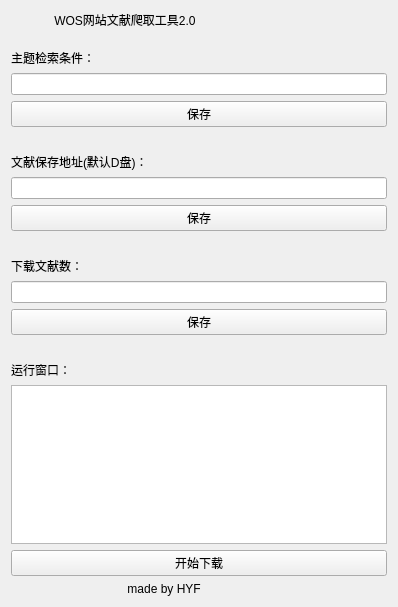
<?xml version="1.0" encoding="UTF-8"?>
<ui version="4.0">
 <class>Form</class>
 <widget class="QWidget" name="Form">
  <property name="geometry">
   <rect>
    <x>0</x>
    <y>0</y>
    <width>398</width>
    <height>607</height>
   </rect>
  </property>
  <property name="windowTitle">
   <string>文献爬取工具1.0版本</string>
  </property>
  <layout class="QVBoxLayout" name="verticalLayout">
   <item>
    <widget class="QLabel" name="label_6">
     <property name="text">
      <string>             WOS网站文献爬取工具2.0
</string>
     </property>
    </widget>
   </item>
   <item>
    <widget class="QLabel" name="label_2">
     <property name="text">
      <string>主题检索条件：</string>
     </property>
    </widget>
   </item>
   <item>
    <widget class="QLineEdit" name="lineEdit_1"/>
   </item>
   <item>
    <widget class="QPushButton" name="pushButton_1">
     <property name="text">
      <string>保存</string>
     </property>
    </widget>
   </item>
   <item>
    <spacer name="horizontalSpacer_2">
     <property name="orientation">
      <enum>Qt::Horizontal</enum>
     </property>
     <property name="sizeHint" stdset="0">
      <size>
       <width>40</width>
       <height>20</height>
      </size>
     </property>
    </spacer>
   </item>
   <item>
    <widget class="QLabel" name="label">
     <property name="text">
      <string>文献保存地址(默认D盘)：</string>
     </property>
    </widget>
   </item>
   <item>
    <widget class="QLineEdit" name="lineEdit_2"/>
   </item>
   <item>
    <widget class="QPushButton" name="pushButton_2">
     <property name="text">
      <string>保存</string>
     </property>
    </widget>
   </item>
   <item>
    <spacer name="horizontalSpacer_3">
     <property name="orientation">
      <enum>Qt::Horizontal</enum>
     </property>
     <property name="sizeHint" stdset="0">
      <size>
       <width>40</width>
       <height>20</height>
      </size>
     </property>
    </spacer>
   </item>
   <item>
    <widget class="QLabel" name="label_3">
     <property name="text">
      <string>下载文献数：</string>
     </property>
    </widget>
   </item>
   <item>
    <widget class="QLineEdit" name="lineEdit_3"/>
   </item>
   <item>
    <widget class="QPushButton" name="pushButton_3">
     <property name="text">
      <string>保存</string>
     </property>
    </widget>
   </item>
   <item>
    <spacer name="horizontalSpacer">
     <property name="orientation">
      <enum>Qt::Horizontal</enum>
     </property>
     <property name="sizeHint" stdset="0">
      <size>
       <width>40</width>
       <height>20</height>
      </size>
     </property>
    </spacer>
   </item>
   <item>
    <widget class="QLabel" name="label_4">
     <property name="text">
      <string>运行窗口：</string>
     </property>
    </widget>
   </item>
   <item>
    <widget class="QTextBrowser" name="textBrowser_1"/>
   </item>
   <item>
    <widget class="QPushButton" name="pushButton_4">
     <property name="text">
      <string>开始下载</string>
     </property>
    </widget>
   </item>
   <item>
    <widget class="QLabel" name="label_5">
     <property name="text">
      <string>                                   made by HYF</string>
     </property>
    </widget>
   </item>
  </layout>
 </widget>
 <resources/>
 <connections/>
</ui>
